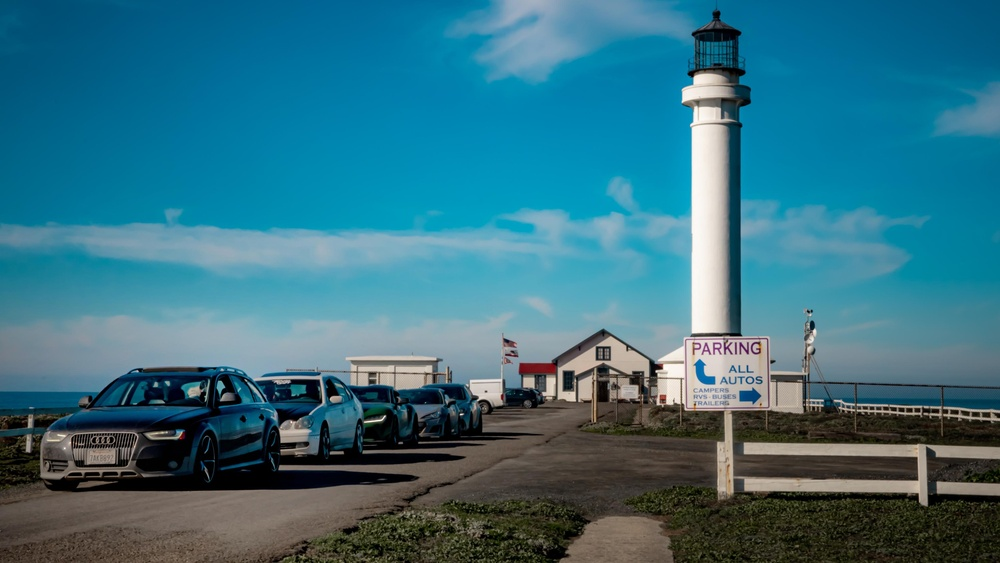
#> input picture lesson_1/homework/background.jpg, 1000 x 563 px, shrunk from 3936 x 2216 before the run
$ jupyter execute Homework.ipynb
#> lines starting #> are read from the running program, lines starting #| are printed output that depends on the picture
# HOMEWORK 1

After the installation of Anaconda, jupyter notebook and the required virtual environment, you will have to test that everything has been set up correctly. For that purpose, you will have to execute the following code and run it without errors.

The code loads an image and creates a picture collage consisting of 4 pictures. Each of the four pictures is a version of the original image with the colour channels swapped.

You will have to also finish some part of the code :-)

[cell 1]
import cv2
import numpy as np
from matplotlib import pyplot as plt
plt.rcParams['figure.figsize'] = [15, 10]

[cell 2]
# Load an image (you can freely chose any image you like)
img = cv2.imread("background.jpg")
#> img is the input picture: shape (563, 1000, 3); mean B, G, R 130.2, 112.9, 53.6
# Convert it to RGB
img = cv2.cvtColor(img, cv2.COLOR_BGR2RGB);
# Plot it
plt.imshow(img)

Let's make a collage.

[cell 3]
# Split the image into the three colour channels
red, green, blue = cv2.split(img)

# Compose the image in the RGB colour space
img1 = cv2.merge([red, green, blue])

# Compose the image in the RBG colour space
img2 = cv2.merge([red, blue, green])

# Compose the image in the GRB colour space
img3 = cv2.merge([green, red, blue])
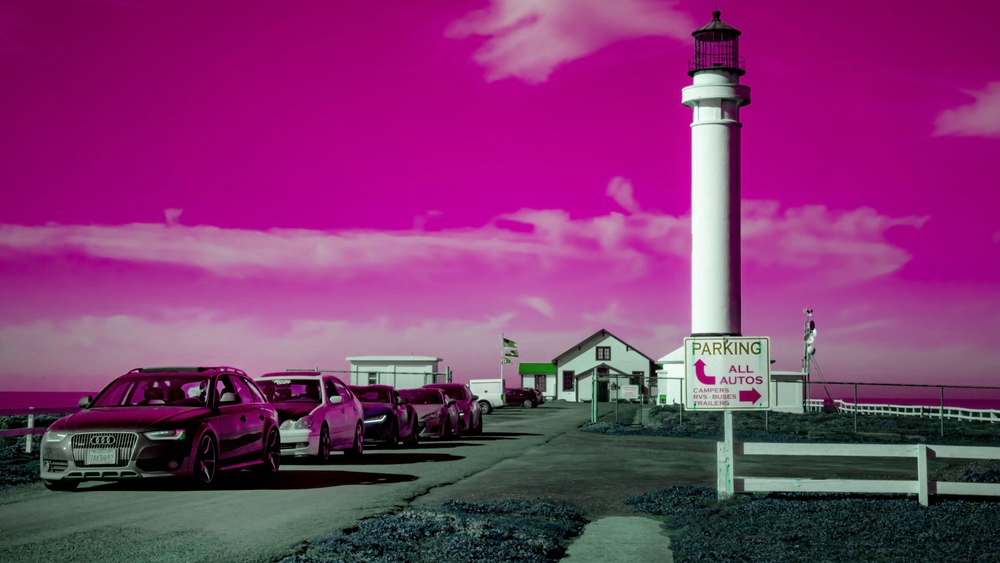
#> img3: shape (563, 1000, 3); mean of channels 0, 1, 2 112.9, 53.6, 130.2; drawn as B, G, R

# Compose the image in the BGR colour space
img4 = cv2.merge([blue, green, red])

# Create the collage
out1 = np.hstack([img1, img2])
out2 = np.hstack([img3, img4])
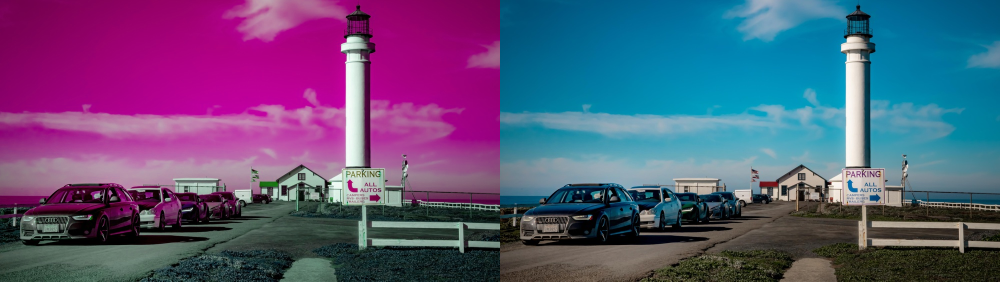
#> out2: shape (563, 2000, 3) (shown at 1/2 size); mean of channels 0, 1, 2 121.5, 83.2, 91.9; drawn as B, G, R
out = np.vstack([out1, out2])
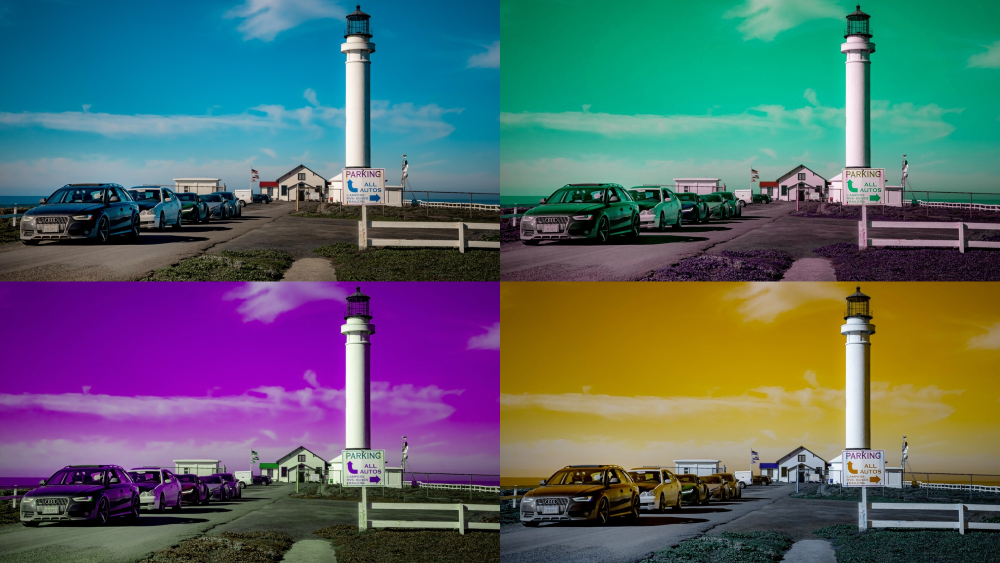
#> out: shape (1126, 2000, 3) (shown at 1/2 size); mean R, G, B 87.6, 102.4, 106.7

# Plot the collage
plt.imshow(out)
plt.axis(False)

And now you are going to make a simple geometric collage. You need to flip your image both horizontally and vertically to obtain the following result.

You can flip the images "manually" but you might also find useful the numpy functions [fliplr](https://numpy.org/doc/stable/reference/generated/numpy.fliplr.html) and [flipud](https://numpy.org/doc/stable/reference/generated/numpy.flipud.html) ;-).

[cell 4]
# Load an image (you can freely chose any image you like)
img = cv2.imread("background.jpg")
# Convert it to RGB
img = cv2.cvtColor(img, cv2.COLOR_BGR2RGB)

# Make a collage
top_right = np.fliplr(img)
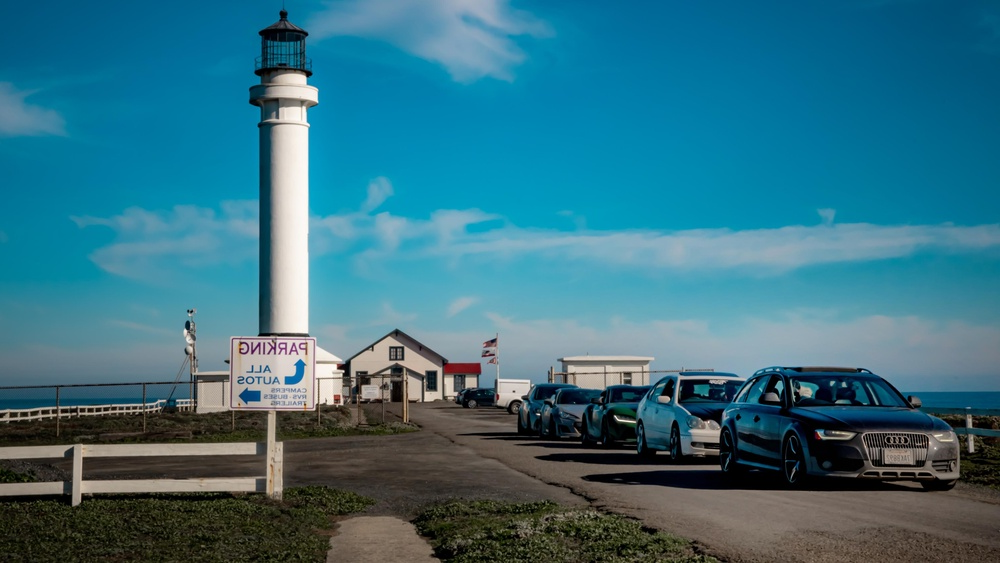
#> top_right: shape (563, 1000, 3); mean R, G, B 53.6, 112.9, 130.2
bottom_left = np.flipud(img)
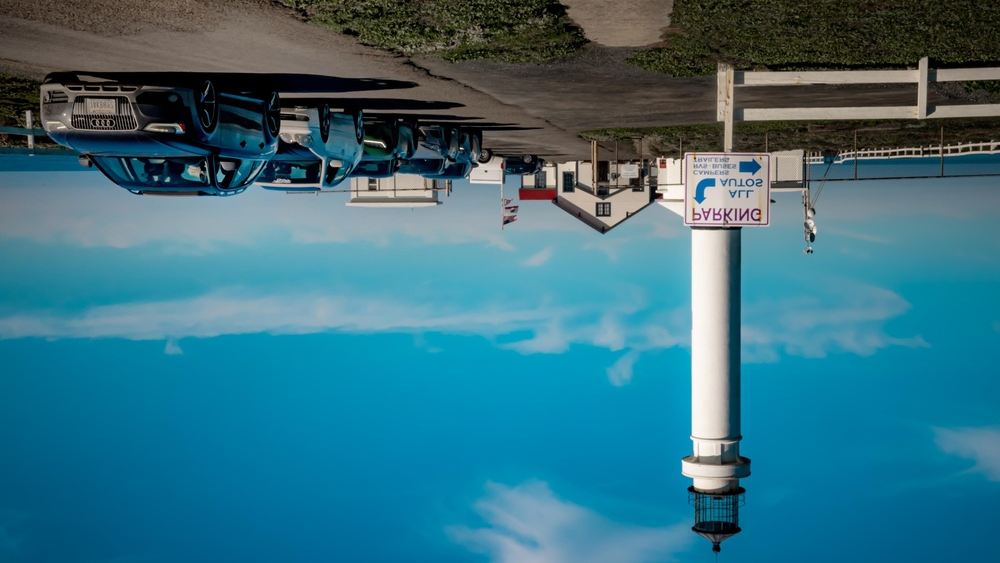
#> bottom_left: shape (563, 1000, 3); mean R, G, B 53.6, 112.9, 130.2
bottom_right = np.fliplr(bottom_left)
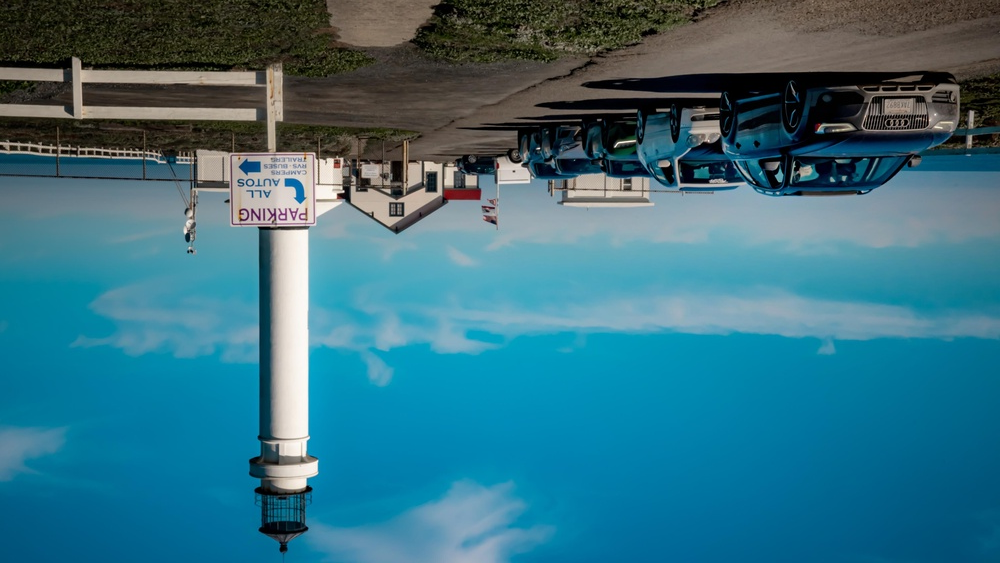
#> bottom_right: shape (563, 1000, 3); mean R, G, B 53.6, 112.9, 130.2
collage_top = np.hstack([img, top_right])
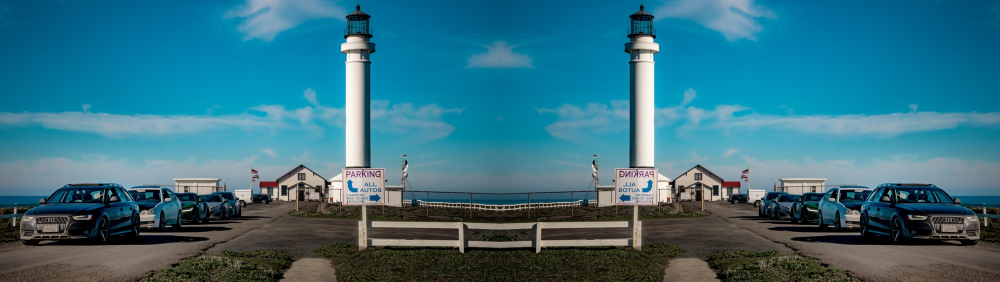
#> collage_top: shape (563, 2000, 3) (shown at 1/2 size); mean R, G, B 53.6, 112.9, 130.2
collage_bottom = np.hstack([bottom_left, bottom_right])
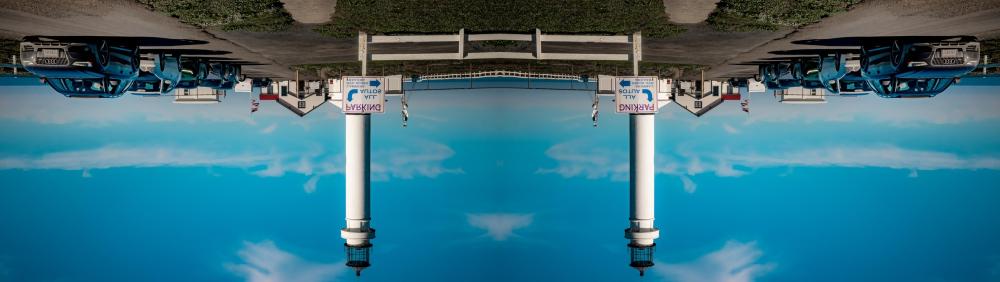
#> collage_bottom: shape (563, 2000, 3) (shown at 1/2 size); mean R, G, B 53.6, 112.9, 130.2
collage = np.vstack([collage_top, collage_bottom])
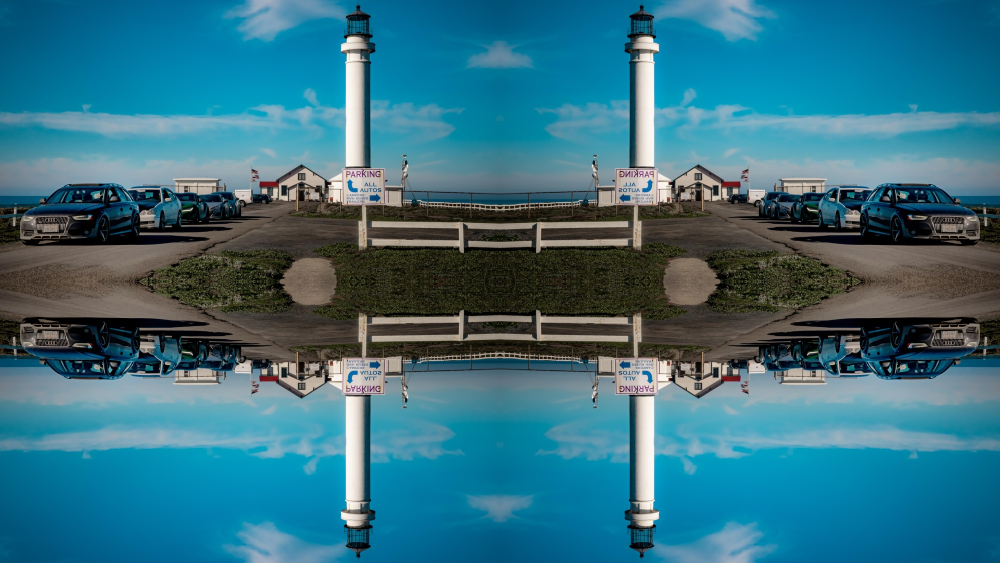
#> collage: shape (1126, 2000, 3) (shown at 1/2 size); mean R, G, B 53.6, 112.9, 130.2

# Plot the collage
plt.imshow(collage)
plt.axis(False)
